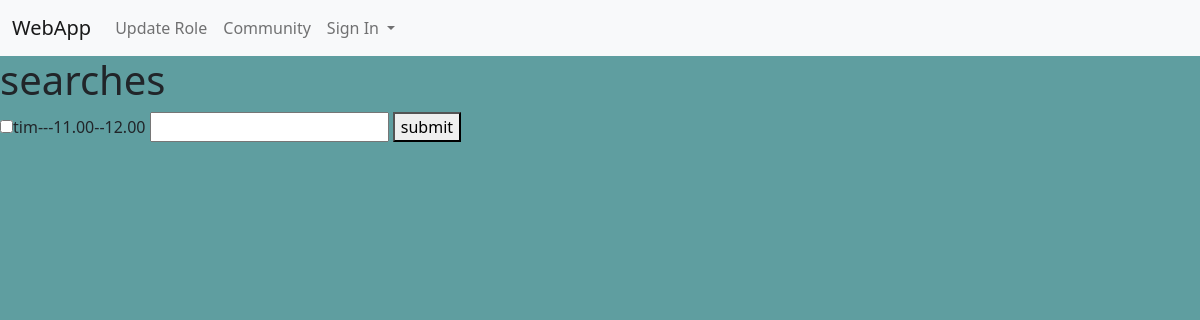
The app's page /donators/, older data.
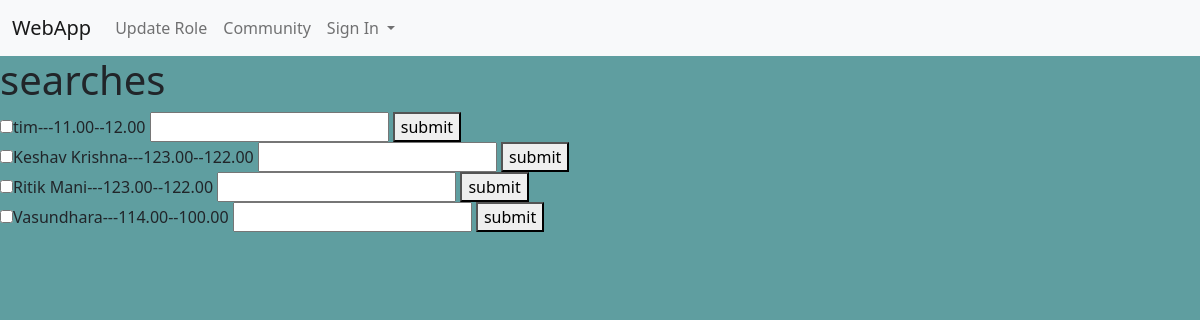
The same page, newer data.
### pictures/models.py (models this page shows, shortened)
class Person(models.Model):
    name =models.CharField(max_length=50)
    user= models.OneToOneField(User, on_delete = models.CASCADE, primary_key = True)
    category=models.CharField(max_length=50,null=True)
    lat=models.DecimalField(max_digits = 5,decimal_places = 2,null=True)
    lng=models.DecimalField(max_digits = 5,decimal_places = 2,null=True)

### pictures/views.py (the view, shortened to what this page needs)
# urls.py: path('donators/',searchDonators),
def searchDonators(request):
    reciever=Person.objects.filter(category='Reciever')
    f=0
    for r in reciever:
        if r.user==request.user:
            f=1
    if f:
        donators=Person.objects.filter(category='Donator')
        return render(request,'search.html',{'donators':donators,'f':f})
    else:
        donators=Person.objects.filter(category='Reciever')
        return render(request,'search.html',{'donators':donators})

### templates/search.html (shortened to what this page needs)
{% extends 'base.html'%}
{%block content%}
<h1>searches</h1>
{%for d in donators%}
<form action="" method="post">
<input type="checkbox" name="a" value="{{d.user}}" >{{d.name}}---{{d.lat}}--{{d.lng}}
<input type="text" name="b" >
<button type="submit">submit</button><br>
</form>
{%endfor%}
<p>{{f}}</p><br>
{%endblock content%}

### templates/base.html (shortened to what this page needs)
<!DOCTYPE html>
{% load static %}
<html lang="en">
<head>
    <link href="https://cdn.jsdelivr.net/npm/bootstrap@5.2.2/dist/css/bootstrap.min.css" rel="stylesheet">
    <link rel="stylesheet" href="{% static 'styles/style.css'%}" >
</head>
<body>
    <nav class="navbar navbar-expand-lg bg-light">
        <div class="container-fluid">
          <a class="navbar-brand" href="/">WebApp</a>
          <div class="collapse navbar-collapse" id="navbarSupportedContent">
            <ul class="navbar-nav me-auto mb-2 mb-lg-0">
              <li class="nav-item">
                <a class="nav-link" href="/category/">Update Role</a>
              </li>
              <li class="nav-item">
                <a class="nav-link" href="/donators/">Community</a>
              </li>
              <li class="nav-item dropdown">
                <a class="nav-link dropdown-toggle" href="#" role="button" data-bs-toggle="dropdown" aria-expanded="false">
                    {%if request.user.is_authenticated%}
                    {{request.user.username}}
                    {%else%}
                    Sign In
                    {%endif%}
                </a>
              </li>
            </ul>
          </div>
        </div>
      </nav>
{%block content%}
{%endblock content%}
</body>
</html>

### static/styles/style.css (style rules this page uses)
body { background-color: cadetblue; }
html, body { height: 100%; margin: 0; padding: 0; }

Row changes from the older to the newer data that the page shows:
added Person: name "Keshav Krishna", lat "123.00", lng "122.00"
added Person: name "Ritik Mani", lat "123.00", lng "122.00"
added Person: name "Vasundhara", lat "114.00", lng "100.00"
